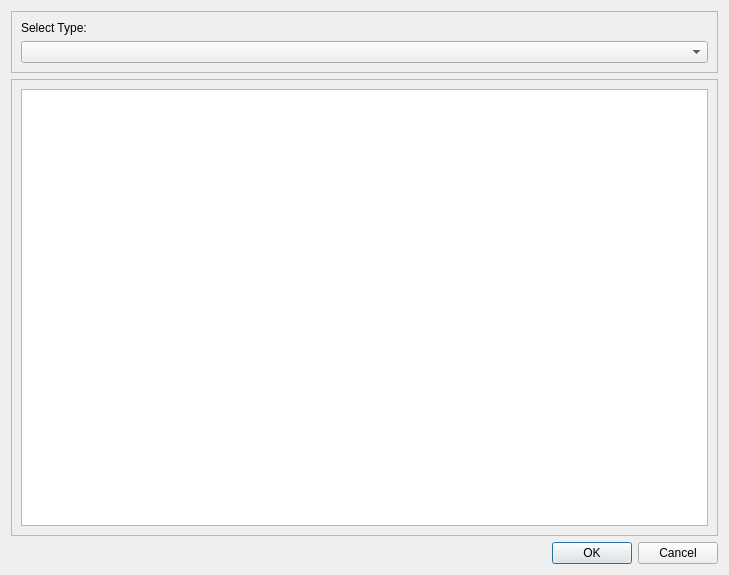
<?xml version="1.0" encoding="UTF-8"?>
<ui version="4.0">
 <class>HdrEditDialog</class>
 <widget class="QDialog" name="HdrEditDialog">
  <property name="geometry">
   <rect>
    <x>0</x>
    <y>0</y>
    <width>729</width>
    <height>575</height>
   </rect>
  </property>
  <property name="windowTitle">
   <string>Dialog</string>
  </property>
  <layout class="QVBoxLayout" name="verticalLayout" stretch="0,1,0">
   <item>
    <widget class="QFrame" name="frame">
     <property name="frameShape">
      <enum>QFrame::StyledPanel</enum>
     </property>
     <property name="frameShadow">
      <enum>QFrame::Raised</enum>
     </property>
     <layout class="QGridLayout" name="gridLayout">
      <item row="1" column="0">
       <widget class="QComboBox" name="typesList"/>
      </item>
      <item row="0" column="0">
       <widget class="QLabel" name="label">
        <property name="text">
         <string>Select Type:</string>
        </property>
       </widget>
      </item>
     </layout>
    </widget>
   </item>
   <item>
    <widget class="QFrame" name="frame_2">
     <property name="frameShape">
      <enum>QFrame::StyledPanel</enum>
     </property>
     <property name="frameShadow">
      <enum>QFrame::Raised</enum>
     </property>
     <layout class="QVBoxLayout" name="verticalLayout_2">
      <item>
       <widget class="QTableView" name="headersTbl">
        <property name="midLineWidth">
         <number>0</number>
        </property>
        <property name="editTriggers">
         <set>QAbstractItemView::AnyKeyPressed|QAbstractItemView::DoubleClicked|QAbstractItemView::EditKeyPressed</set>
        </property>
        <property name="cornerButtonEnabled">
         <bool>false</bool>
        </property>
        <attribute name="horizontalHeaderVisible">
         <bool>true</bool>
        </attribute>
        <attribute name="horizontalHeaderCascadingSectionResizes">
         <bool>false</bool>
        </attribute>
        <attribute name="horizontalHeaderHighlightSections">
         <bool>true</bool>
        </attribute>
        <attribute name="horizontalHeaderStretchLastSection">
         <bool>false</bool>
        </attribute>
        <attribute name="verticalHeaderVisible">
         <bool>false</bool>
        </attribute>
        <attribute name="verticalHeaderCascadingSectionResizes">
         <bool>true</bool>
        </attribute>
        <attribute name="verticalHeaderStretchLastSection">
         <bool>true</bool>
        </attribute>
       </widget>
      </item>
     </layout>
    </widget>
   </item>
   <item>
    <widget class="QDialogButtonBox" name="buttonBox">
     <property name="orientation">
      <enum>Qt::Horizontal</enum>
     </property>
     <property name="standardButtons">
      <set>QDialogButtonBox::Cancel|QDialogButtonBox::Ok</set>
     </property>
    </widget>
   </item>
  </layout>
 </widget>
 <resources/>
 <connections>
  <connection>
   <sender>buttonBox</sender>
   <signal>accepted()</signal>
   <receiver>HdrEditDialog</receiver>
   <slot>accept()</slot>
   <hints>
    <hint type="sourcelabel">
     <x>248</x>
     <y>254</y>
    </hint>
    <hint type="destinationlabel">
     <x>157</x>
     <y>274</y>
    </hint>
   </hints>
  </connection>
  <connection>
   <sender>buttonBox</sender>
   <signal>rejected()</signal>
   <receiver>HdrEditDialog</receiver>
   <slot>reject()</slot>
   <hints>
    <hint type="sourcelabel">
     <x>316</x>
     <y>260</y>
    </hint>
    <hint type="destinationlabel">
     <x>286</x>
     <y>274</y>
    </hint>
   </hints>
  </connection>
 </connections>
</ui>
